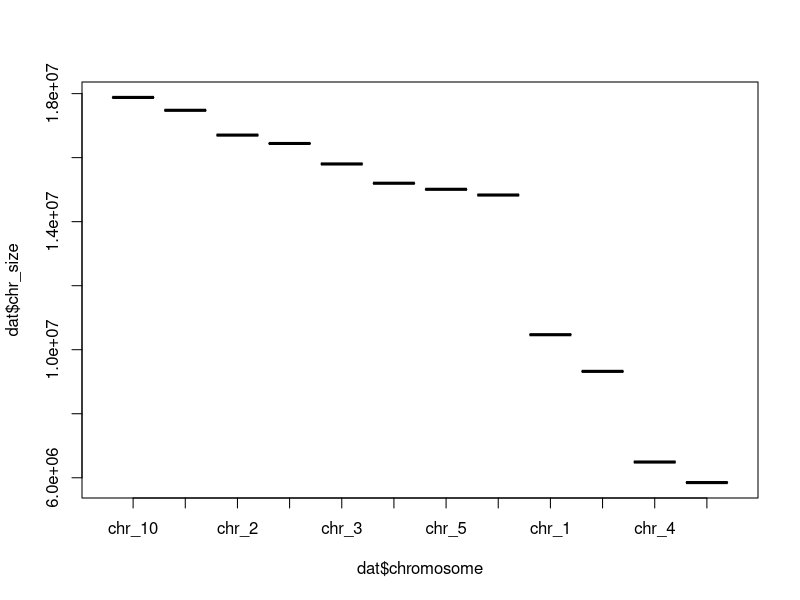
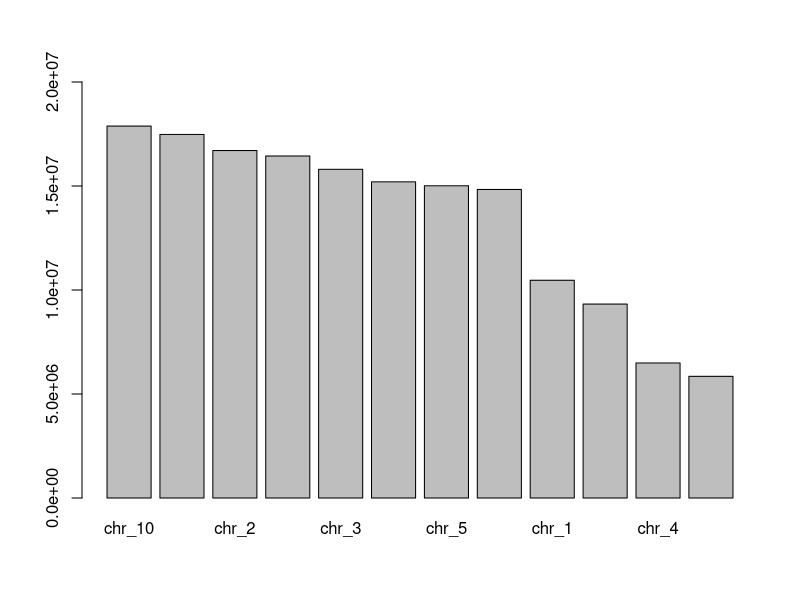

The R source for these figures, in order:
####Chromsome Size Schematic####
###Created: 6/26/19; By: Amanda D. Clark###
###Modified: ###


##Set WD & Environment
setwd("~/Desktop/PA42_Genome/")
library(ggplot2)

##read in file and restructure for plotting
dat <- read.csv("our_chr_size_srt.csv")
dat #run to make sure tbl imported correctly with headers and columns (2) =dataframe of scaffold ids and lengths
class(dat)
dat$chromosome <- factor(dat$chromosome, levels = (factor(dat$chromosome)))


##plots
#base plot with data
plot(dat$chr_size~dat$chromosome)

#barplot with data
barplot(dat$chr_size, beside=TRUE, ylim=range(pretty(c(0, dat$chr_size))), names.arg = c("chr_10", "chr_7", "chr_2", "chr_8", "chr_3", "chr_9", "chr_5", "chr_12",
                                                                                         "chr_1", "chr_6", "chr_4", "chr_11"))
#ggplot2 with data